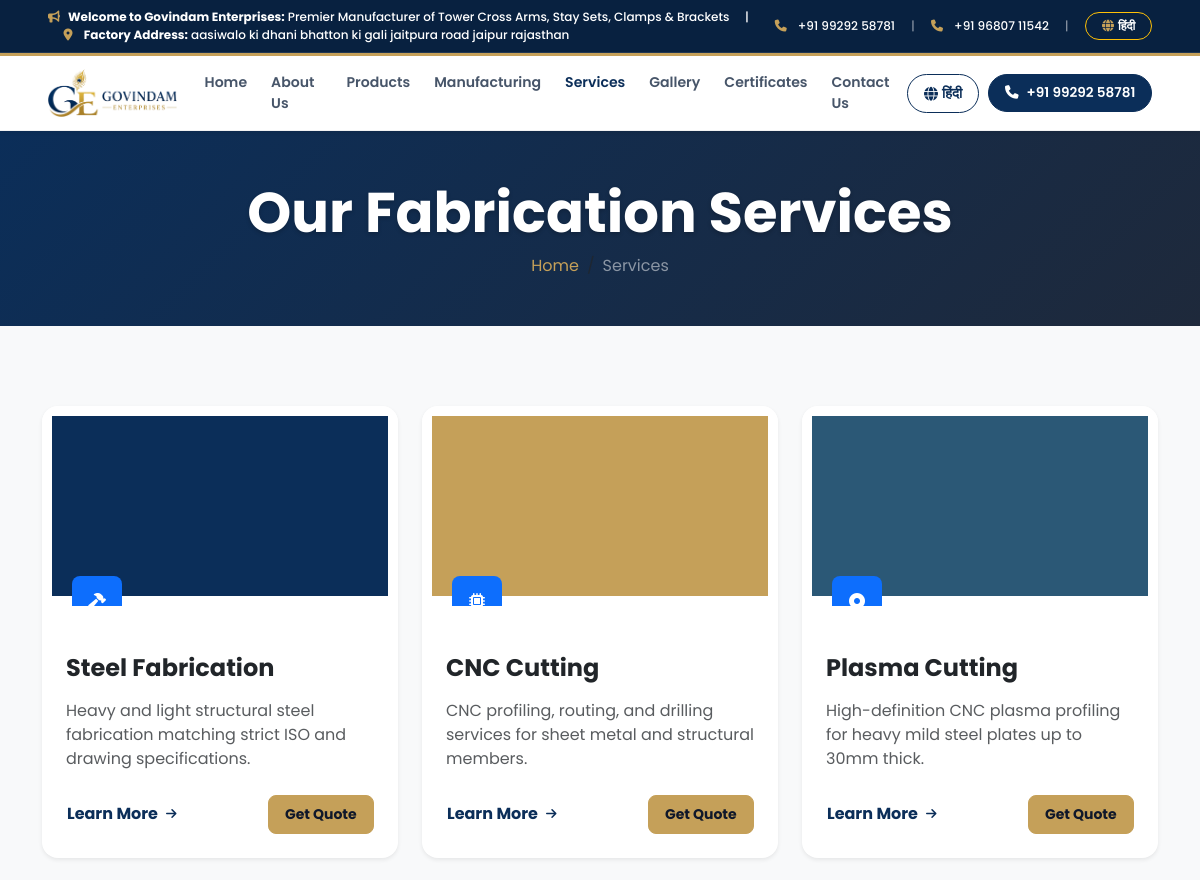
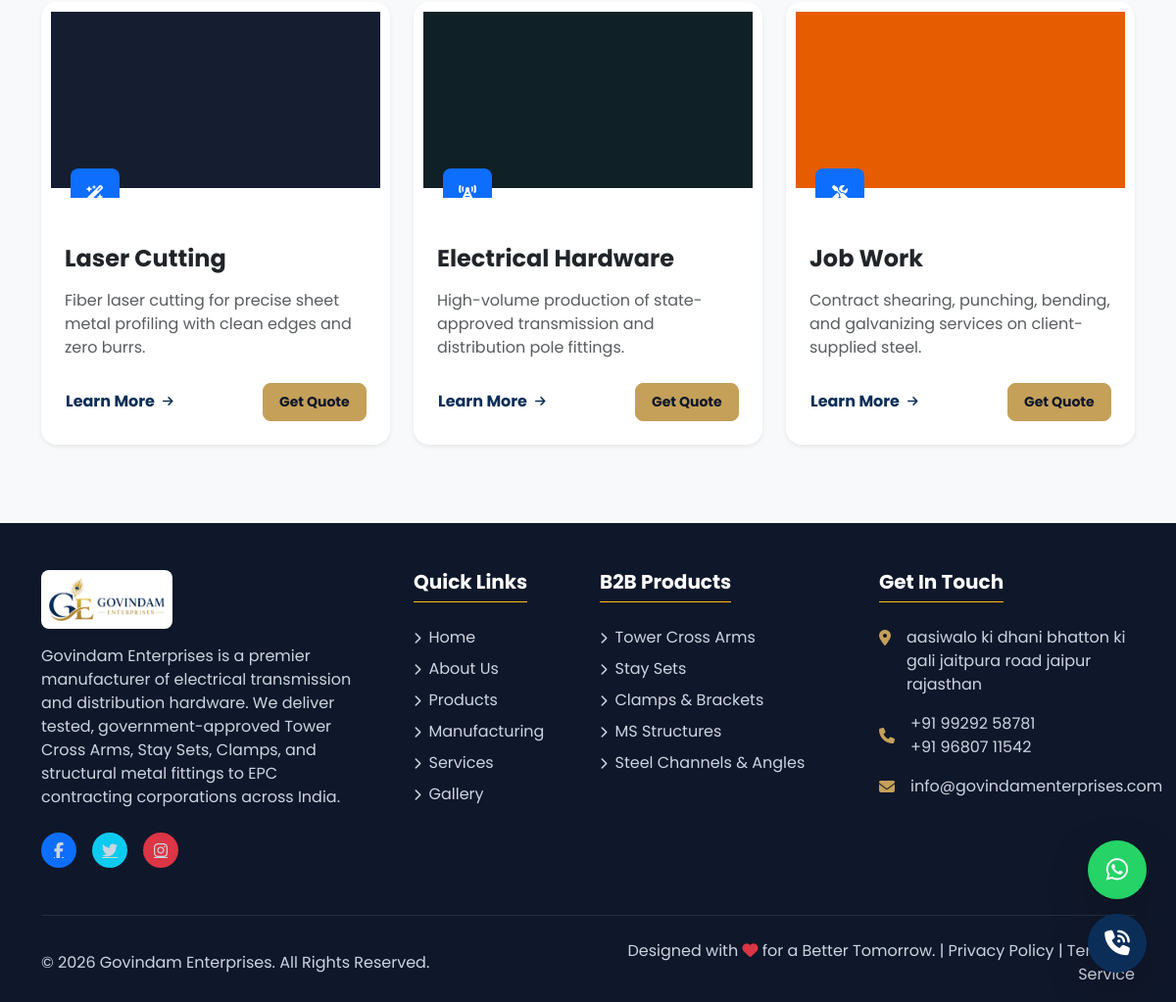
Page /services/ on the committed database (2 pictures, top to bottom).
### website/models.py (models this page shows, shortened)
class Service(models.Model):
    STATUS_CHOICES = (
        ('draft', 'Draft'),
        ('published', 'Published'),
    )
    title = models.CharField(max_length=200, help_text="Title of the service (e.g. CNC Laser Cutting)")
    slug = models.SlugField(max_length=250, unique=True, blank=True, help_text="SEO friendly URL slug. Automatically generated if left blank.")
    icon = models.CharField(max_length=100, default='fa-bolt', help_text="FontAwesome icon class name (e.g. fa-scissors, fa-microchip)")
    short_description = models.TextField(help_text="Short description shown on card list.")
    detailed_description = models.TextField(help_text="Detailed description shown on individual service page.")
    image = models.ImageField(upload_to='services/', blank=True, null=True, help_text="Feature image of the service.")
    status = models.CharField(max_length=20, choices=STATUS_CHOICES, default='published')
    order = models.PositiveIntegerField(default=0, help_text="Display order sequence (lowest number shows first).")
    class Meta:
        ordering = ['order', 'title']
        verbose_name = "Service"
        verbose_name_plural = "Services"

### website/views.py (the view)
# urls.py: path('services/', views.services, name='services'),
def services(request):
    services_list = Service.objects.filter(status='published').order_by('order')
    context = {
        'services_list': services_list,
        'active_page': 'services'
    }
    return render(request, 'website/services.html', context)

### website/templates/website/services.html (shortened to what this page needs)
{% extends "website/base.html" %}
{% load static %}
{% block content %}
<section class="page-header py-5 text-white">
    <div class="container text-center">
        <h1 class="display-4 font-weight-bold" data-aos="fade-down" data-aos-duration="1000">Our Fabrication Services</h1>
        <nav aria-label="breadcrumb">
            <ol class="breadcrumb justify-content-center m-0">
                <li class="breadcrumb-item"><a href="{% url 'home' %}" class="text-warning text-decoration-none">Home</a></li>
                <li class="breadcrumb-item active text-white-50" aria-current="page">Services</li>
            </ol>
        </nav>
    </div>
</section>
<section class="services-grid py-6 bg-light">
    <div class="container">
        <div class="row g-4">
            {% if services_list %}
                {% for service in services_list %}
                <div class="col-lg-4 col-md-6" data-aos="fade-up" data-aos-duration="1000" data-aos-delay="{{ forloop.counter0 }}00">
                    <div class="card service-item-card h-100 shadow-sm border-0 rounded-4 overflow-hidden bg-white text-start transition-all">
                        <div class="service-img-wrap position-relative">
                            {% if service.image %}
                                <img src="{{ service.image.url }}" class="card-img-top service-card-img" alt="{{ service.title }}" style="height: 200px; object-fit: cover; width: 100%;">
                            {% else %}
                                <div class="bg-primary-light service-card-placeholder d-flex align-items-center justify-content-center text-primary" style="height: 200px;">
                                    <i class="fa-solid {{ service.icon }} fa-4x"></i>
                                </div>
                            {% endif %}
                            <div class="service-icon-floating bg-primary text-white rounded-3 shadow-md d-flex align-items-center justify-content-center position-absolute">
                                <i class="fa-solid {{ service.icon }}"></i>
                            </div>
                        </div>
                        <div class="card-body p-4 pt-5">
                            <h4 class="card-title font-weight-bold text-dark mb-3">{{ service.title }}</h4>
                            <p class="card-text text-muted line-clamp-3 mb-4">{{ service.short_description }}</p>
                            <div class="d-flex justify-content-between align-items-center">
                                <a href="{% url 'service_detail' service.slug %}" class="btn btn-link text-primary font-weight-bold p-0 text-decoration-none d-inline-flex align-items-center hover-translate-x">
                                    Learn More <i class="fa-solid fa-arrow-right ms-2 font-xs"></i>
                                </a>
                                <a href="{% url 'contact' %}?service={{ service.title|urlencode }}" class="btn btn-warning btn-sm text-dark font-weight-bold px-3 py-2 rounded-3">Get Quote</a>
                            </div>
                        </div>
                    </div>
                </div>
                {% endfor %}
            {% else %}
                <div class="col-12 text-center py-5">
                    <span class="text-warning mb-3 d-block"><i class="fa-solid fa-circle-question fa-3x"></i></span>
                    <h4 class="font-weight-bold text-dark">No Services Found</h4>
                    <p class="text-muted">We currently have no services published. Please run database seeder.</p>
                </div>
            {% endif %}
        </div>
    </div>
</section>
{% endblock %}

### static/css/style.css (style rules this page uses)
:root { --primary-color: #0b2e59; --secondary-color: #c5a059; --bg-color: #F8FAFC; --text-dark: #0f172a; --text-muted: #475569; --card-bg: #FFFFFF; --border-radius: 16px; --transition-speed: 0.3s; --primary-light: #f0f4f8; --success-light: #e6f7ec; --warning-light: #FAF5E6; --danger-light: #fcebeb; }
body { font-family: 'Poppins', sans-serif; background-color: var(--bg-color); color: var(--text-dark); overflow-x: hidden; }
h1, h2, h3, h4, h5, h6 { font-weight: 700; color: var(--text-dark); }
.font-weight-bold { font-weight: 700 !important; }
.font-xs { font-size: 0.75rem !important; }
.py-6 { padding-top: 5rem !important; padding-bottom: 5rem !important; }
.card, .hover-translate-y, .industry-card, .glass-card, .feature-card, .testimonial-card, .service-item-card, .stats-box, .timeline-card, .contact-card, .accordion-item, .shadow-sm, .shadow { transition: transform 0.4s cubic-bezier(0.16, 1, 0.3, 1), box-shadow 0.4s cubic-bezier(0.16, 1, 0.3, 1), border-color 0.4s ease, background-color 0.4s ease !important; will-change: transform, box-shadow; }
.btn { transition: transform 0.3s cubic-bezier(0.175, 0.885, 0.32, 1.275), box-shadow 0.3s ease, background-color 0.3s ease, border-color 0.3s ease !important; will-change: transform; }
.service-card-img { height: 220px; object-fit: contain; background-color: #ffffff; padding: 10px; }
.service-img-wrap, .gallery-img-container, .product-detail-img-wrap, .service-detail-img-wrap, .image-box-anim { position: relative; overflow: hidden; transition: box-shadow 0.4s ease, border-color 0.4s ease, transform 0.4s ease; }
.service-img-wrap img, .gallery-img-container img, .product-detail-img-wrap img, .service-detail-img-wrap img, .image-box-anim img, .service-card-img { transition: transform 0.6s cubic-bezier(0.16, 1, 0.3, 1), filter 0.6s ease; will-change: transform; }
.service-img-wrap::after, .gallery-img-container::after, .product-detail-img-wrap::after, .service-detail-img-wrap::after, .image-box-anim::after { content: ''; position: absolute; top: 0; left: -150%; width: 70%; height: 100%; background: linear-gradient( 90deg, rgba(255, 255, 255, 0) 0%, rgba(255, 255, 255, 0.45) 50%, rgba(255, 255, 255, 0) 100% ); transform: skewX(-25deg); pointer-events: none; z-index: 3; }
.service-icon-floating { bottom: -20px; left: 30px; width: 50px; height: 50px; background-color: var(--primary-color); }
.hover-translate-x { transition: transform var(--transition-speed); }
.btn-warning { background-color: var(--secondary-color) !important; border-color: var(--secondary-color) !important; color: #0f172a !important; }
.text-primary, [style*="color: #0284C7"], [style*="color: #0284c7"] { color: var(--primary-color) !important; }
.text-warning, [style*="color: #FFC107"], [style*="color: #ffc107"] { color: var(--secondary-color) !important; }
.page-header { background: linear-gradient(135deg, var(--primary-color) 0%, #1e293b 100%) !important; }
.page-header h1 { color: #ffffff !important; text-shadow: 0 2px 4px rgba(0, 0, 0, 0.2); }
body { top: 0px !important; position: static !important; }

### rows in the picture
Service: image (picture), title "Steel Fabrication", short_description "Heavy and light structural steel fabrication matching strict ISO and drawing specifications."
Service: image (picture), title "CNC Cutting", short_description "CNC profiling, routing, and drilling services for sheet metal and structural members."
Service: image (picture), title "Plasma Cutting", short_description "High-definition CNC plasma profiling for heavy mild steel plates up to 30mm thick."
Service: image (picture), title "Laser Cutting", short_description "Fiber laser cutting for precise sheet metal profiling with clean edges and zero burrs."
Service: image (picture), title "Electrical Hardware", short_description "High-volume production of state-approved transmission and distribution pole fittings."
Service: image (picture), title "Job Work", short_description "Contract shearing, punching, bending, and galvanizing services on client-supplied steel."
